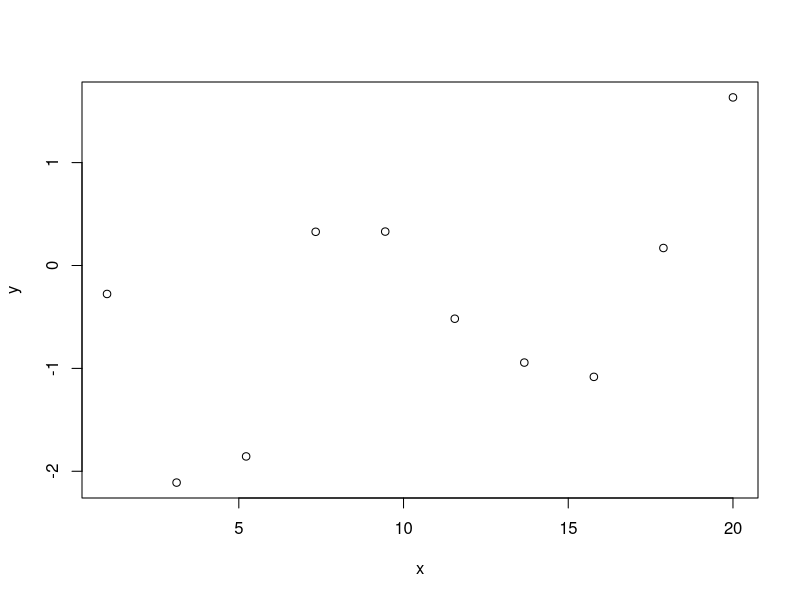

Here is the R script that generated this plot:

x <- seq(from=1, to=20, length.out=10)
y <- rnorm(10)
labels <- letters[10]
d <- data.frame(x, y, labels)
png("test_plot.png", height=3, width=4, units="in", res=300)
plot(x, y)
dev.off()
write.csv("test_data.csv")
my.variable <- (2+2)
